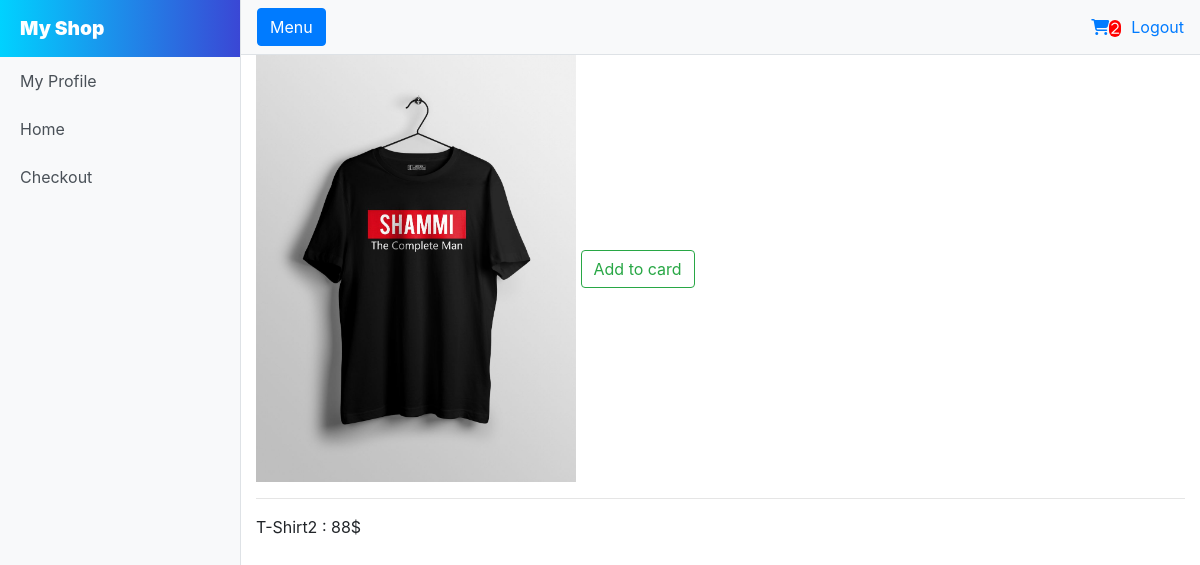
The app's page /detail/5/ (signed in) with its own data.
### app/models.py (models this page shows, shortened)
class Item(models.Model):
    name = models.CharField(max_length=200)
    price = models.IntegerField()
    description = models.TextField(default='No Description')
    image = models.ImageField('Label')

### app/views.py (the view)
# urls.py: path('detail/<int:pk>/',views.detail,name='detail'),
@login_required()
def detail(request,pk):
    user = request.user
    items_sum = len(OrderItem.objects.filter(user = user, ordered=False))
    item = get_object_or_404(Item, pk=pk)
    return render(request,'app/detail.html',{'item':item,'items_sum':items_sum})

### app/templates/app/detail.html (shortened to what this page needs)
{% extends 'app/base.html' %}
{% block content%}
<img src="{{ item.image.url }}" style="max-width: 20rem;">
<a href="{% url 'app:add-to-cart' item.pk %}" class="btn btn-outline-success">Add to card</a>
<hr>
{{ item.name }} :
{{ item.price }}$
{% endblock content%}

### static/app/css/simple-sidebar.css (style rules this page uses)
body { overflow-x: hidden; }

### records on screen
Item: image (picture), name "T-Shirt2", price "88"

### other values on screen
{{ items_sum }} "2"
